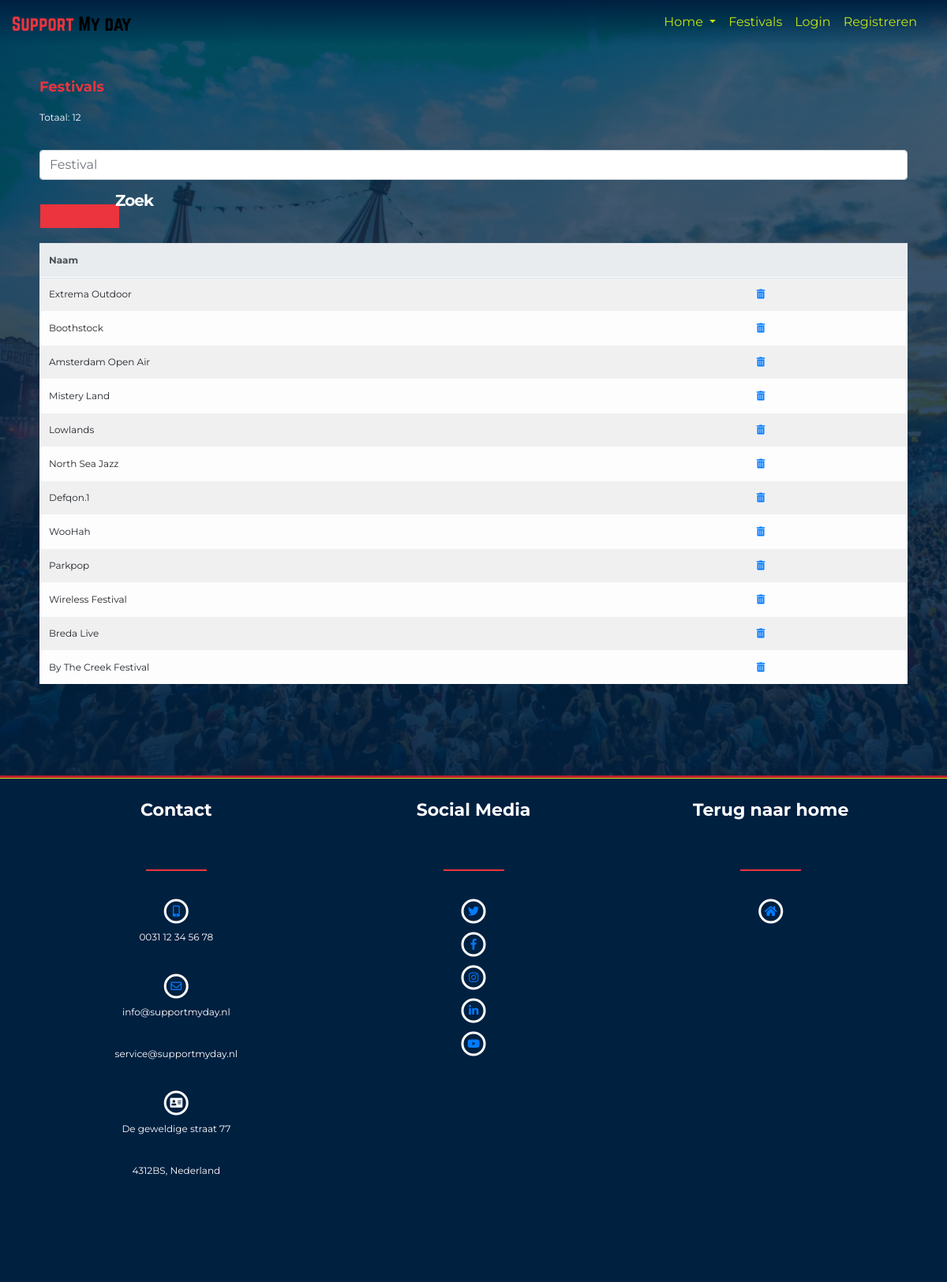
/src/views/sections/festivals.php, run on the app's committed database.
### tables this page shows
CREATE TABLE `Festivals` (
  `Organisation_ID` INT(11) NOT NULL,
  `Festival_ID` INT(11) NOT NULL AUTO_INCREMENT,
  `Name` VARCHAR(40) NOT NULL,
  `Genre` ENUM('Reggae', 'House', 'Jazz'),
  `Start_Date` DATE NOT NULL,
  `End_Date` DATE NOT NULL,
  `Capacity` INT(11) NOT NULL,
  `Score` INT(11) DEFAULT NULL,
  `Price` DECIMAL(5,2) NOT NULL,
  PRIMARY KEY (`Festival_ID`),
  CONSTRAINT `FK_FestivalsOrganisations` FOREIGN KEY (`Organisation_ID`)
  	REFERENCES `Organisations` (`Organisation_ID`)
    ON UPDATE CASCADE
    ON DELETE CASCADE
);

### src/Database.php (called while the page is built, shortened)
<?php
class Database
{
    public static function getConnection()
    {
        if (!isset($conn)) $conn = new mysqli(self::SERVERNAME, self::USERNAME, self::PASSWORD, self::DBNAME);
        return $conn;
    }
}

### src/controllers/UserController.php (called while the page is built, shortened)
<?php
class UserController
{
    public function isLoggedIn(): bool
    {
        return isset($_SESSION['user']);
    }
}

### src/controllers/AdminController.php (called while the page is built, shortened)
<?php
class AdminController
{
    public function readCSVContent(string $pageName): array
    {
        $csv = array_map('str_getcsv', file(__DIR__ . "/../public/csv/$pageName.csv"));
        $arr = [];
        $headers = array_shift($csv);
        foreach($csv as $line)
        {
            $row = str_getcsv($line[0], ';');
            $arr[$row[0]] = $row[1];
        }
        return $arr;
    }
}

### src/controllers/FestivalController.php (called while the page is built, shortened)
<?php
class FestivalController
{
    private $repository;
    public function __construct()
    {
        $this->repository = new FestivalRepository(Database::getConnection());
    }
    public function getAll()
    {
        return $this->repository->getAll();
    }
}

### src/repositories/Repository.php (called while the page is built, shortened)
<?php
abstract class Repository
{
    protected $conn;
    public function __construct($conn)
    {
        $this->conn = $conn;
    }
    protected function query(string $query) {
        return $this->conn->query($query);
    }
}

### src/repositories/FestivalRepository.php (called while the page is built, shortened)
<?php
class FestivalRepository extends Repository
{
    public function getAll()
    {
        return $this->query('SELECT * FROM `festivals`;');
    }
}

### src/models/Festival.php (called while the page is built, shortened)
<?php
class Festival
{
    private $Name, $Festival_ID;
    public function getName(): string
    {
        return $this->Name;
    }
    public function getFestivalID(): string
    {
        return $this->Festival_ID;
    }
}

### src/views/sections/festivals.php (the view, shortened to what this page needs)
<?php
require_once('../template/head.php');
$controller = new FestivalController();
$adminController = new AdminController();
$csv = $adminController->readCSVContent('festivals');
if (!isset($festivals)) {
    $festivals = $controller->getAll();
}
?>
    <section>
        <article>
            <h3><?= $csv['festivals'] ?></h3>
            <p><?= $csv['total'] ?>: <?= $festivals->num_rows; ?></p>
            <form action="festivals.php" method="post">
                <input placeholder="Festival" name="filter" class="form-control">
                <button type="submit" style="background:transparent; border:0; outline:none; padding:0;">
                    <a class="btn">
                        <div class="btn-text">Zoek</div>
                        <div class="button"></div>
                    </a>
                </button>
            </form>
            <br>
            <table class="table table-striped table-light">
                <thead class="thead thead-light">
                <tr>
                    <th><?= $csv['name'] ?></th>
                    <th></th>
                </thead>
                <tbody>
                <?php while ($festival = $festivals->fetch_object('smd\\models\\Festival')): ?>
                    <tr>
                        <td><?= $festival->getName(); ?></td>
                        <td>
                            <a href="../../actions/remove-festival.php?id=<?php echo $festival->getFestivalID(); ?>"><i
                                        class="fas fa-trash-alt"></i></a>
                        </td>
                    </tr>
                <?php endwhile; ?>
                </tbody>
            </table>
        </article>
    </section>
<?php require_once('../template/bottom.php'); ?>

### src/views/template/head.php (shortened to what this page needs)
<?php
$userRepository = new UserRepository(Database::getConnection());
$userController = new UserController($userRepository);
?>
<!doctype html>
<html lang="nl">
<head>
    <link rel="stylesheet" href="/src/public/style/bootstrap.min.css">
    <link rel="stylesheet" href="https://use.fontawesome.com/releases/v5.7.2/css/all.css"
>
    <link rel="stylesheet" href="/src/public/style/style.css">
</head>
<body data-spy="scroll" data-target=".follow-navbar" data-offset="50">
<nav id="topNavbar" class="navbar navbar-expand-md fixed-top">
    <a href="/index.php" class="logo navbar-brand"><img src="/src/public/img/logo.svg" alt="Brand Logo"></a>
    <div id="navList" class="collapse navbar-collapse">
        <ul class="nav navbar-nav w-100 justify-content-end">
            <li class="nav-item dropdown">
                <a class="nav-link dropdown-toggle" href="#" id="dropdownHome" data-toggle="dropdown">
                    Home
                </a>
            </li>
            <li class="nav-item"><a href="/src/views/sections/festivals.php" class="nav-link">Festivals</a></li>
            <?php if ($userController->isLoggedIn()): ?>
                <li class="nav-item"><a href="/src/views/sections/user/profile.php" class="nav-link">Profiel</a></li>
                <li class="nav-item"><a href="/src/views/sections/organisations.php" class="nav-link">Organisaties</a>
                </li>
                <li class="nav-item"><a href="/src/actions/logout.php" class="nav-link">Logout</a></li>
                <?php if ($userController->getUser()->getRole() === 'admin'): ?>
                    <li class="nav-item"><a href="/src/views/sections/admin.php" class="nav-link">Onderhoudsmodule</a></li>
                <?php endif; ?>
            <?php else: ?>
                <li class="nav-item"><a href="/src/views/sections/user/login.php" class="nav-link">Login</a></li>
                <li class="nav-item"><a href="/src/views/sections/user/register.php" class="nav-link">Registreren</a>
                </li>
            <?php endif; ?>
            <li class="nav-item dropdown">
                <div id="Translator_language_selector"></div>
            </li>
        </ul>
    </div>
</nav>

### src/views/template/bottom.php (shortened to what this page needs)
<footer class="row text-center">
    <article class="col">
        <h2>Contact</h2>
        <hr>
        <article>
            <a href="tel:+31 12 34 56 78">
            <span class="fa-stack fa-lg">
                <i class="far fa-circle fa-stack-2x"></i>
                <i class="fas fa-mobile-alt fa-stack-1x" style="font-size: 14px;"></i>
            </span>
            </a>
            <p>0031 12 34 56 78</p>
            <a href="mailto:info@supportmyday.nl">
            <span class="fa-stack fa-lg">
                <i class="far fa-circle fa-stack-2x"></i>
                <i class="far fa-envelope fa-stack-1x" style="font-size: 14px;"></i>
            </span>
            </a>
            <p>info@supportmyday.nl</p>
            <p>service@supportmyday.nl</p>
            <span class="fa-stack fa-lg">
                <i class="far fa-circle fa-stack-2x"></i>
                <i class="fas fa-address-card fa-stack-1x" style="font-size: 14px;"></i>
            </span>
            <p>De geweldige straat 77</p>
            <p>4312BS, Nederland</p>
        </article>
    </article>
    <article class="col">
        <h2>Social Media</h2>
        <hr>
        <ul class="list-unstyled">
            <li>
                <a href="https://twitter.com/">
                    <span class="fa-stack fa-lg">
                        <i class="far fa-circle fa-stack-2x"></i>
                        <i class="fab fa-twitter fa-stack-1x" style="font-size: 14px;"></i>
                    </span>
                </a>
            </li>
            <li>
                <a href="https://www.facebook.com/">
                    <span class="fa-stack fa-lg">
                        <i class="far fa-circle fa-stack-2x"></i>
                        <i class="fab fa-facebook-f fa-stack-1x" style="font-size: 14px;"></i>
                    </span>
                </a>
            </li>
            <li>
                <a href="https://www.instagram.com/?hl=nl">
                    <span class="fa-stack fa-lg">
                        <i class="far fa-circle fa-stack-2x"></i>
                        <i class="fab fa-instagram fa-stack-1x" style="font-size: 14px;"></i>
                    </span>
                </a>
            </li>
            <li>
                <a href="https://www.linkedin.com/">
                    <span class="fa-stack fa-lg">
                        <i class="far fa-circle fa-stack-2x"></i>
                        <i class="fab fa-linkedin-in fa-stack-1x" style="font-size: 14px;"></i>
                    </span>
                </a>
            </li>
            <li>
                <a href="https://www.youtube.com/">
                    <span class="fa-stack fa-lg">
                        <i class="far fa-circle fa-stack-2x"></i>
                        <i class="fab fa-youtube fa-stack-1x" style="font-size: 14px;"></i>
                    </span>
                </a>
            </li>
        </ul>
    </article>
    <article class="col">
        <h2>Terug naar home</h2>
        <hr>
        <a href="../../../index.php">
            <span class="fa-stack fa-lg">
                <i class="far fa-circle fa-stack-2x"></i>
                <i class="fas fa-home fa-stack-1x" style="font-size: 14px;"></i>
            </span>
        </a>
    </article>
</footer>
</body>
</html>

### src/public/style/style.css (style rules this page uses)
body { background-color: #002040; font-family: 'Montserrat', sans-serif; overflow-x: hidden; }
p, b, strong { color: #fff; }
nav a.logo img { width: 50%; }
.nav-link, .navbar-nav .nav-link { color: #C2E812 !important; }
#topNavbar { background-image: linear-gradient(rgba(0, 32, 64, 1), rgba(0, 32, 64, 0.01)); }
section { font-size: 12px; color: #FFFFFF; }
section article { min-width: 300px; }
section:first-of-type { grid-template-rows: repeat(3, 33.33vh); background-image: linear-gradient(rgba(0, 32, 64, 0.7), rgba(0, 32, 64, 0.9)), url(../img/festival5.jpg); background-size: cover; border-bottom: solid #bd2130; }
section, footer { padding: 100px 50px; font-size: 12px; color: #fff; }
footer { padding-top: 25px; border-top: 1px solid #C2E812; }
h2 { margin: 0 0 30px 0; font-weight: bold; font-size: 22px; line-height: 30px; height: 60px; text-align: center; }
hr { border: 1px solid #EB343D; margin: 30px auto; width: 75px; }
p { font-size: 12px; margin: 0 0 30px 0; line-height: 23px; }
h3 { font-weight: bold; font-size: 18px; color: #EB343D; margin: 0 0 15px 0; }
a.btn { width: 200px; margin-right: 25px; cursor: pointer; margin:0; padding:0; margin-right:30px; }
.btn-text { font-weight: 700; font-size: 20px; color: #ffffff; letter-spacing: -1px; top: 10px; left: 20px; position: relative; }
input { outline:none !important; }
.button { width: 100px; height: 30px; background-color: #eb343d; -webkit-font-smoothing: antialiased !important; -ms-font-smoothing: antialiased !important; -moz-font-smoothing: antialiased !important; -o-font-smoothing: antialiased !important; transition: all 0.3s ease; -webkit-transition: all 0.3s ease; -ms-transition: all 0.3s ease; -moz-transition: all 0.3s ease; -o-transition: all 0.3s ease; box-sizing: border-box; -moz-box-sizing: border-box; -webkit-box-sizing: border-box; }
.fa-stack { margin: 5px; }
.fa-circle { color:#FFFFFF !important; }
#Translator_language_selector { padding: 7px; }

### data on the page
festivals: Name "Extrema Outdoor"
festivals: Name "Boothstock"
festivals: Name "Amsterdam Open Air"
festivals: Name "Mistery Land"
festivals: Name "Lowlands"
festivals: Name "North Sea Jazz"
festivals: Name "Defqon.1"
festivals: Name "WooHah"
festivals: Name "Parkpop"
festivals: Name "Wireless Festival"
festivals: Name "Breda Live"
festivals: Name "By The Creek Festival"

### other printed values
$csv['festivals'] "Festivals"
$csv['total'] "Totaal"
$festivals->num_rows "12"
$csv['name'] "Naam"
